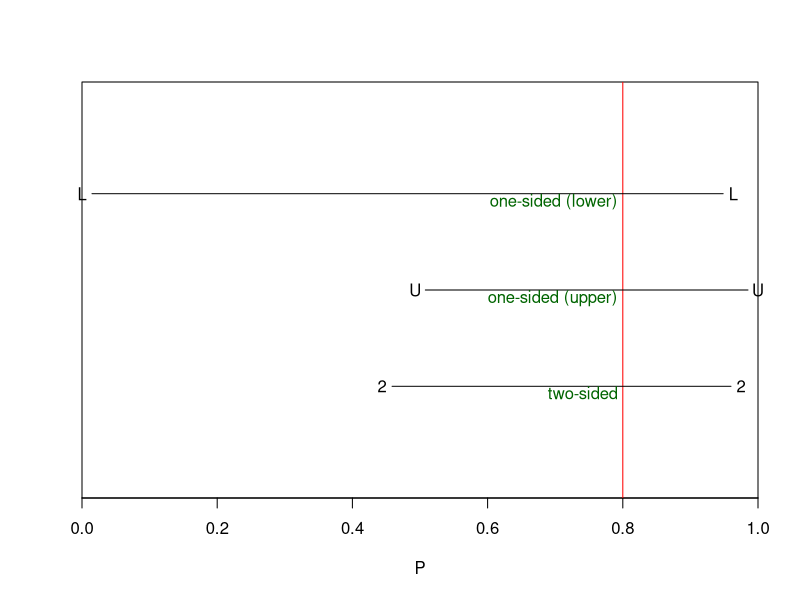

Source code (R):
## ---- chunk 1
0.8+c(-1,1)*sqrt(.8*.2/9)*qnorm(0.975)
## ---- chunk 2
binom.confint.new = 
function(k, n, alpha=0.05, range=0:1, 
		side=c("two", "upper", "lower")) {
	sideLetter = toupper(substring(side[1], 1, 1))
	if(sideLetter=="T") {
	  alphaUpper = alphaLower = alpha/2
	} else if(sideLetter=="U") {
	  alphaUpper = alpha; alphaLower = 0
	} else if(sideLetter=="L") {
	  alphaLower = alpha; alphaUpper = 0
	}
	else stop("bad value for \"side\" ")  	
	huntForBoundaryUpper = function(p) 
	  alphaUpper - (1 - pbinom((k-1),n,p))
	lb = try(uniroot(huntForBoundaryUpper, range)$root)
	if(class(lb) == "try-error") lb = 0
	huntForBoundaryLower = function(p) 
  			alphaLower - pbinom(k,n,p)
  	ub = try(uniroot(huntForBoundaryLower, range)$root)
  	if(class(ub) == "try-error") ub = 1
	return(c(lb=lb, ub=ub))
}
## ---- chunk 3
plot(c(0, 1), 0:1, pch="", xlab="P", ylab="", 
     xaxs="i", yaxt="n")
abline(v=8/10, col="red")
lines(binom.confint.new (k=8, n=10), c(1/4,1/4),
      pch="2", type="b")
text(0.8, 1/4, adj=c(1,1), col="darkgreen", "two-sided ")
lines(binom.confint.new (k=8, n=10, side="u"), c(2/4,2/4),
      pch="U", type="b", xpd=NA)
text(0.8, 2/4, adj=c(1,1), col="darkgreen", "one-sided (upper) ")
lines(binom.confint.new (k=8, n=10, side="l"), c(3/4,3/4),
      pch="L", type="b", xpd=NA)
text(0.8, 3/4, adj=c(1,1), col="darkgreen", "one-sided (lower) ")

